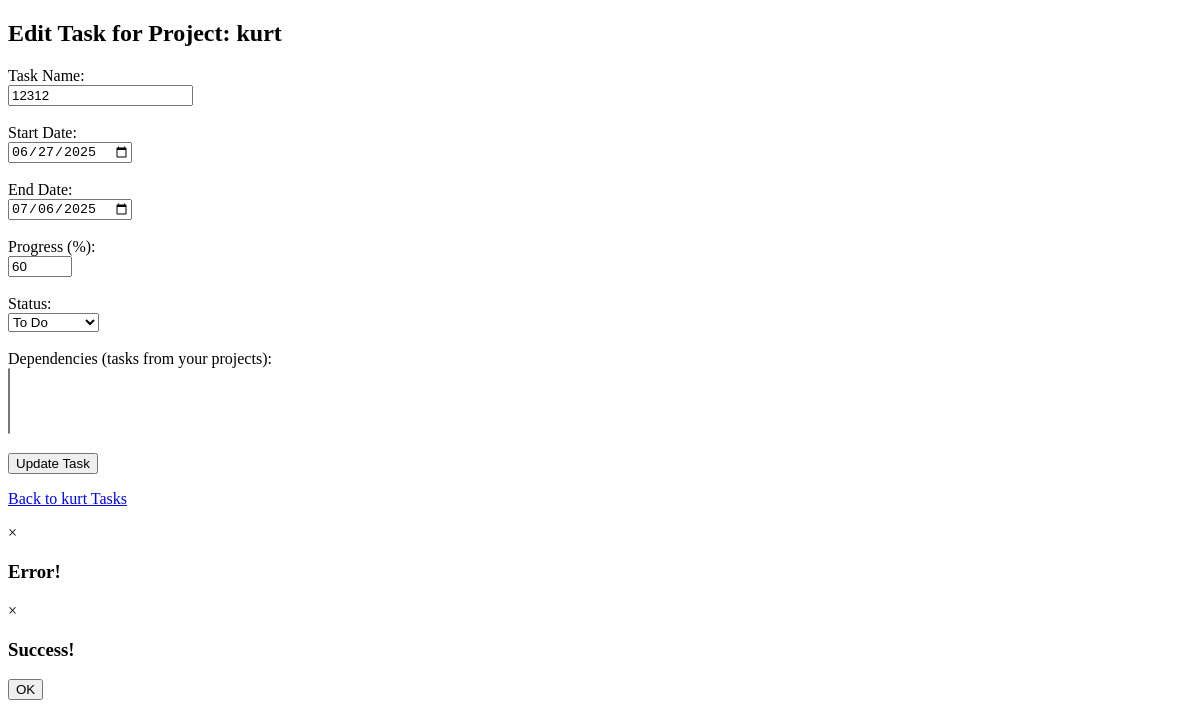
Page /tasks/edit/1 (signed in) on the earlier database version.
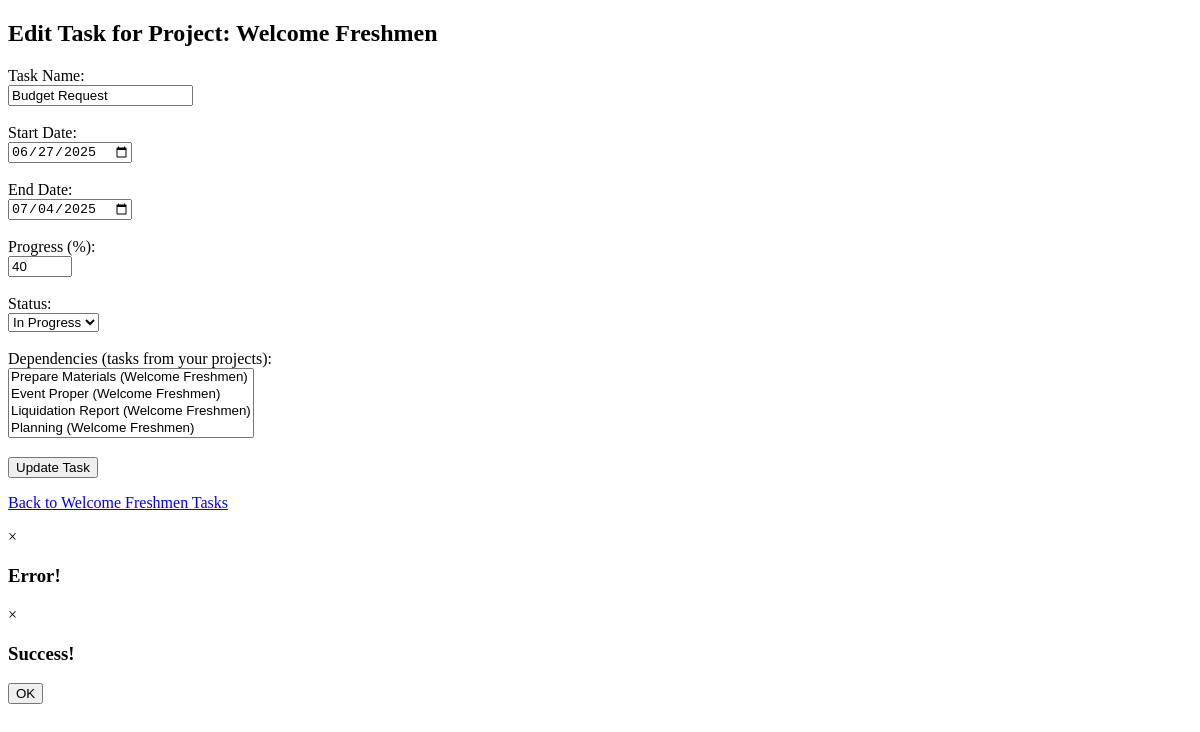
Same page on the later database version.
### app/models.py (models this page shows, shortened)
class Project(db.Model):
    id = db.Column(db.Integer, primary_key=True)
    name = db.Column(db.String(120), nullable=False)
    description = db.Column(db.Text, nullable=True) # Optional: for project details
    user_id = db.Column(db.Integer, db.ForeignKey('user.id'), nullable=False) # <--- Project belongs to a User
    tasks = db.relationship('Task', backref='project', lazy=True, cascade="all, delete-orphan") # <--- NEW

class Task(db.Model):
    id = db.Column(db.Integer, primary_key=True)
    name = db.Column(db.String(120), nullable=False)
    start_date = db.Column(db.Date, nullable=True)
    end_date = db.Column(db.Date, nullable=True)
    progress = db.Column(db.Integer, default=0, nullable=False)
    dependencies = db.Column(db.String(255), nullable=True)
    project_id = db.Column(db.Integer, db.ForeignKey('project.id'), nullable=False)
    status = db.Column(db.String(50), default='To Do', nullable=False) # <--- NEW: Status field

### app/routes.py (the view, shortened to what this page needs)
@bp.route('/tasks/edit/<int:task_id>', methods=['GET', 'POST'])
@login_required
def edit_task(task_id):
    task = Task.query.get_or_404(task_id)
    if task.project.user != current_user:
        flash("You are not authorized to edit this task.", "error")
        return redirect(url_for('main.projects'))
    all_tasks_in_current_project = Task.query.filter_by(project=task.project).all()
    return render_template('edit_task.html', task=task, all_tasks=all_tasks_in_current_project, current_project=task.project)

### app/templates/edit_task.html (shortened to what this page needs)
<!DOCTYPE html>
<html lang="en">
<head>
    </head>
<body>
    <main>
        <h2>Edit Task for Project: {{ current_project.name }}</h2>
        <form method="POST" action="{{ url_for('main.edit_task', task_id=task.id) }}">
            <label for="task_name">Task Name:</label><br>
            <input type="text" id="task_name" name="task_name" value="{{ task.name }}" required><br><br>
            <label for="start_date">Start Date:</label><br>
            <input type="date" id="start_date" name="start_date" value="{{ task.start_date.strftime('%Y-%m-%d') if task.start_date else '' }}" autocomplete="off"><br><br>
            <label for="end_date">End Date:</label><br>
            <input type="date" id="end_date" name="end_date" value="{{ task.end_date.strftime('%Y-%m-%d') if task.end_date else '' }}" autocomplete="off"><br><br>
            <label for="progress">Progress (%):</label><br>
            <input type="number" id="progress" name="progress" min="0" max="100" value="{{ task.progress }}" required><br><br>
            <label for="status">Status:</label><br>
            <select id="status" name="status" required>
                <option value="To Do" {% if task.status == 'To Do' %}selected{% endif %}>To Do</option>
                <option value="In Progress" {% if task.status == 'In Progress' %}selected{% endif %}>In Progress</option>
            </select><br><br>
            <label for="dependencies">Dependencies (tasks from your projects):</label><br>
            <select id="dependencies" name="dependencies" multiple>
                {% set current_dependencies = task.dependencies.split(',') if task.dependencies else [] %}
                {% for task_option in all_tasks %}
                    {% if task_option.id != task.id %}
                        <option value="{{ task_option.id }}" {% if task_option.id|string in current_dependencies %}selected{% endif %}>
                        </option>
                    {% endif %}
                {% endfor %}
            </select><br><br>
            <button type="submit">Update Task</button>
        </form>
        <p><a href="{{ url_for('main.view_project', project_id=current_project.id) }}">Back to {{ current_project.name }} Tasks</a></p>
    <div id="errorModal" class="modal">
        <div class="modal-content">
            <span class="close-button" id="errorCloseButton">&times;</span>
            <h3>Error!</h3>
        </div>
    </div>
    <div id="successModal" class="modal">
        <div class="modal-content">
            <span class="close-button" id="successCloseButton">&times;</span>
            <h3>Success!</h3>
            <button id="okButton" class="button">OK</button>
        </div>
    </div>
    </main>
</body>
</html>

Differences in the rows shown:
changed Project: name "kurt" → "Welcome Freshmen"
changed Task: task_name "12312" → "Budget Request"; end_date "07/06/2025" → "07/04/2025"; progress "60" → "40"; status "To Do" → "In Progress"
Other differences:
form field dependencies: (not shown) → "Prepare Materials (Welcome Freshmen) / Event Proper (Welcome Freshmen) / Liquidation Report (Welcome Freshmen) / Planning (Welcome Freshmen)"
